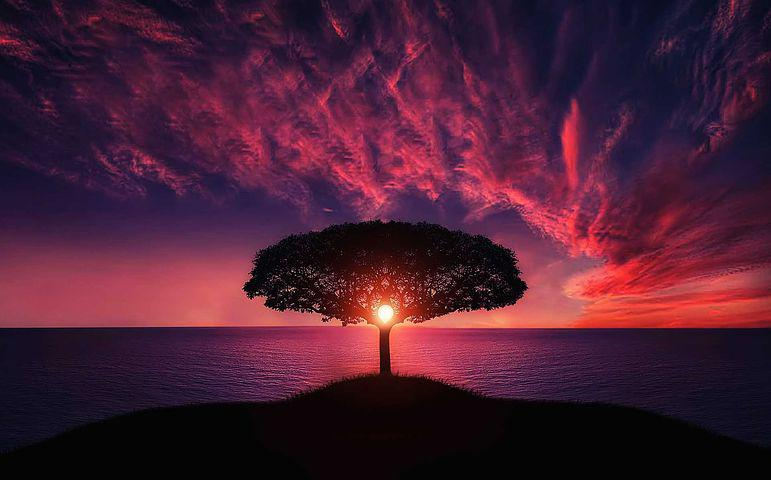
#> input picture SrcImage/1.jpg, 771 x 480 px, given in place of lenna.png, which was not available
$ jupyter execute 1_a_practice.ipynb
#> lines starting #> are read from the running program, lines starting #| are printed output that depends on the picture; pictures that were not available may be replaced by others from this repository, and a replacement may not be noted
[cell 1]
import cv2
import matplotlib.pyplot as plt
import numpy as np

[cell 2]
img_path = "../SrcImage/flower.jpg"
img_path = "../SrcImage/lenna.png"
img_bgr = cv2.imread(img_path)
#> img_bgr is the input picture: shape (480, 771, 3); mean B, G, R 51.4, 30.4, 73.7
img_bgr = cv2.resize(img_bgr, (512, 512))
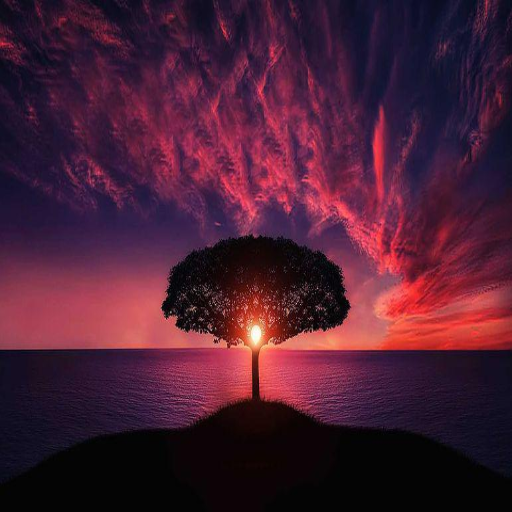
#> img_bgr: shape (512, 512, 3); mean B, G, R 51.3, 30.3, 73.6
img_rgb = cv2.cvtColor(img_bgr, cv2.COLOR_BGR2RGB)
img_gray = cv2.cvtColor(img_bgr, cv2.COLOR_BGR2GRAY)
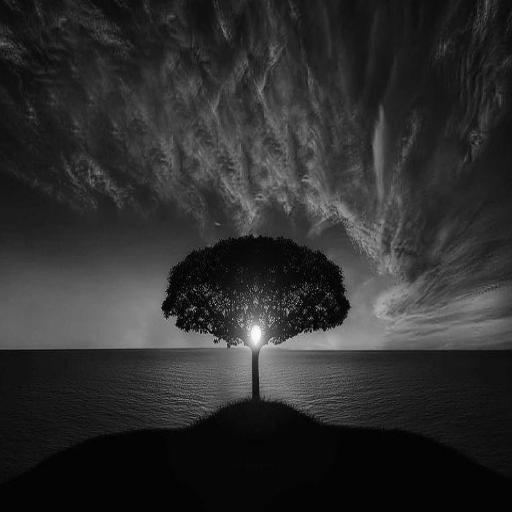
#> img_gray: shape (512, 512); min 0, max 252, mean 45.6

plt.figure(figsize=(8, 4))
plt.subplot(1, 3, 1)
plt.imshow(img_bgr)
plt.subplot(1, 3, 2)
plt.imshow(img_rgb)
plt.subplot(1, 3, 3)
plt.imshow(img_gray, cmap="gray")
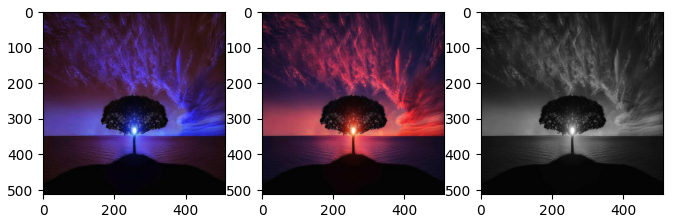
#> figure drawn by matplotlib, 3 panels; B, G, R data is drawn as R, G, B

[cell 3]
def decrease_resolution_by_2(sample_img):
    height, width = sample_img.shape
    new_height = height // 2
    new_width = width // 2
    decreased_img = np.zeros((new_height, new_width))

    for i in range(new_height):
        for j in range(new_width):
            decreased_img[i][j] = np.mean(sample_img[i*2 : (i*2)+2, (j*2) : (j*2 + 2)])

    return decreased_img

[cell 4]
reduced_img = img_gray.copy()
plt.figure(figsize=(16, 10))
for cnt in range(1,6):
    plt.subplot(2, 3, cnt)
    plt.title(f"{reduced_img.shape}")
    plt.imshow(reduced_img)
    reduced_img = decrease_resolution_by_2(reduced_img)
#> this loop made 5 passes
#> pass 3, `reduced_img = decrease_resolution_by_2(reduced_img)`:
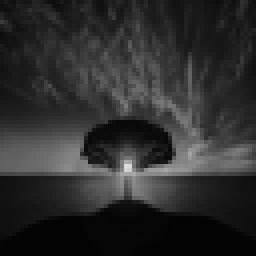
#> reduced_img: shape (64, 64) float64 (shown 4 times larger); min 3.58, max 222.9, mean 45.6
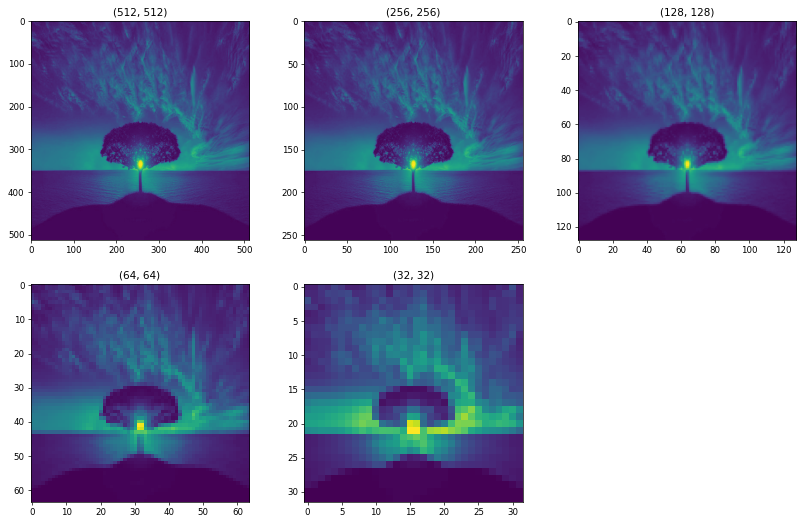
#> figure drawn by matplotlib, 5 panels

$ run again, on SrcImage/2.jpg
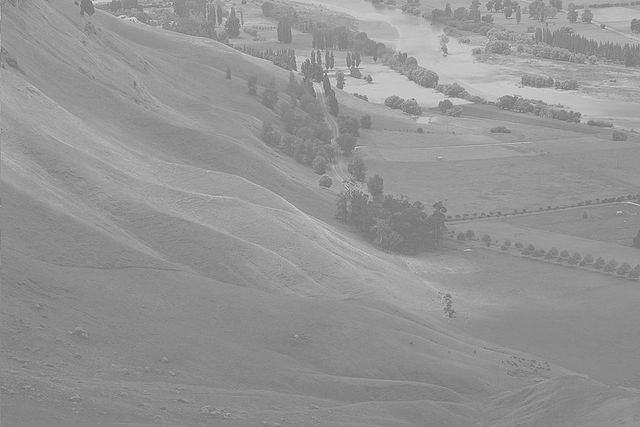
#> input picture SrcImage/2.jpg, 640 x 427 px, given in place of lenna.png, which was not available
#> img_bgr is the input picture: shape (427, 640, 3); min 104, max 230, mean 148
#> `img_bgr = cv2.resize(img_bgr, (512, 512))`:
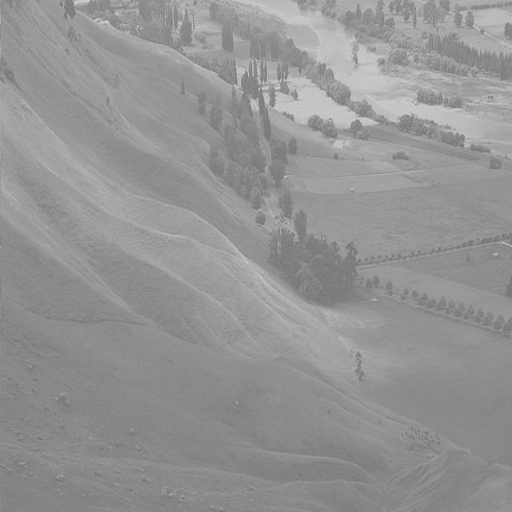
#> img_bgr: shape (512, 512, 3); min 111, max 213, mean 147.9
#> `[cell 2] img_path = "../SrcImage/flower.jpg" img_path = "../SrcImage/l..`:
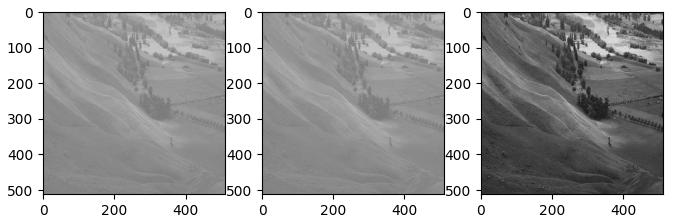
#> figure drawn by matplotlib, 3 panels
